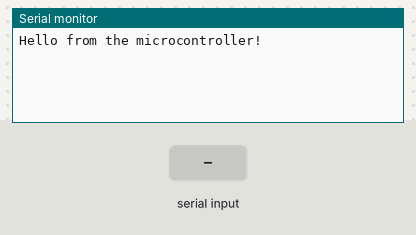
A sketch run on a simulated ESP32. Shown: the last lines printed to the serial monitor. The inputs (shaded band) are chosen by the test bench.

Above: at 1.2 s.
1.3 s: "1\n" received over Serial
At 1.9 s:
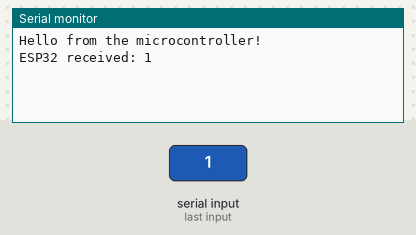
2.8 s: "0\n" received over Serial
At 2.96 s:
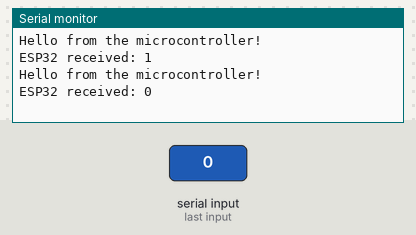
4.3 s: "2\n" received over Serial
At 4.8 s:
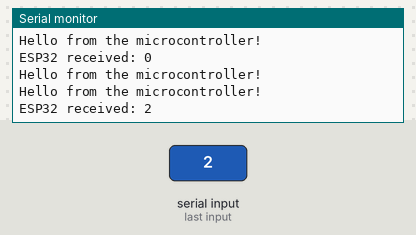

The sketch:

pyserial.ino
```cpp
const unsigned long SEND_INTERVAL_MS = 1000;

unsigned long previousSendTime = 0;
char inputBuffer[128];
size_t inputLength = 0;

void setup() {
    Serial.begin(115200);
}

void loop() {
    // Process incoming serial data without waiting
    while (Serial.available() > 0) {
        char c = Serial.read();
        if (c == '\n') {
            inputBuffer[inputLength] = '\0';
            Serial.print("ESP32 received: ");
            Serial.println(inputBuffer);
            inputLength = 0;
        }
        else if (c != '\r') {
            if (inputLength < sizeof(inputBuffer) - 1) {
                inputBuffer[inputLength++] = c;
            }
            else {
                // Discard an oversized message
                inputLength = 0;
                Serial.println("ERROR: Command too long");
            }
        }
    }

    // Send a periodic message
    unsigned long currentTime = millis();

    if (currentTime - previousSendTime >= SEND_INTERVAL_MS) {
        previousSendTime = currentTime;
        Serial.println("Hello from the microcontroller!");
    }
}
```

Measured:
- after the input at 1.3 s, the serial monitor: prints a new line at once (image 1)
- after the input at 2.8 s, the serial monitor: prints a new line at once (image 2)
- after the input at 4.3 s, the serial monitor: prints a new line at once (image 3)
